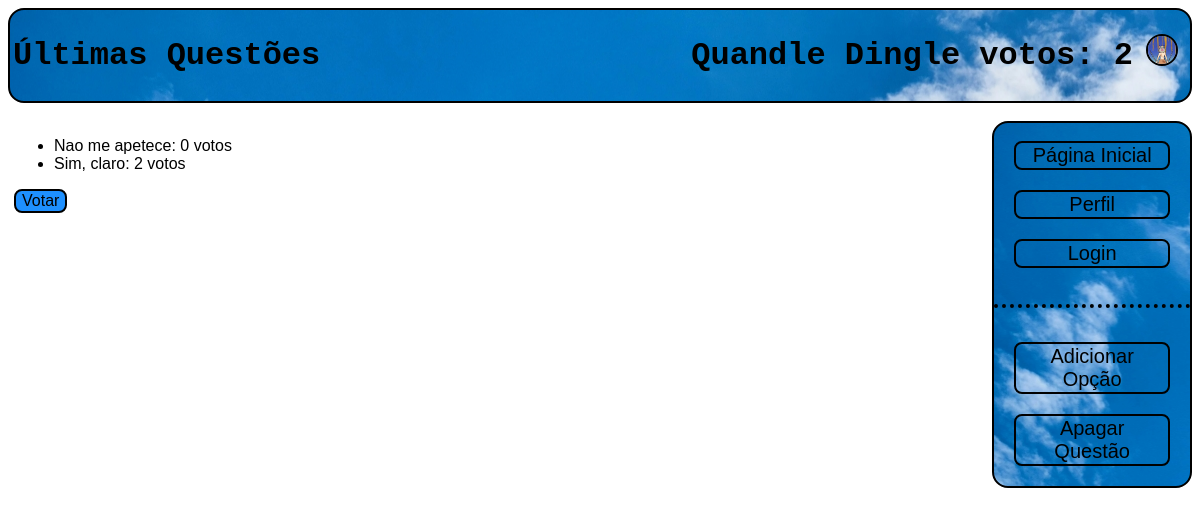
Screenshot of /votacao/1/resultados (signed in) with the database file from the repository.
### votacao/models.py (models this page shows, shortened)
class Aluno(models.Model):
    user = models.OneToOneField(User, on_delete=models.CASCADE)
    curso = models.CharField(max_length=100)
    votosmax = models.IntegerField()
    votos = models.IntegerField(default=0)
    profile_picture = models.CharField(max_length=100)

class Opcao(models.Model):
    questao = models.ForeignKey(Questao, on_delete=models.CASCADE)
    opcao_texto = models.CharField(max_length=200)
    votos = models.IntegerField(default=0)

### votacao/views.py (the view)
# urls.py: path('<int:questao_id>/resultados', views.resultados, name='resultados'),
def resultados(request, questao_id):
    questao = get_object_or_404(Questao, pk=questao_id)
    return render(request, 'votacao/resultados.html', {'questao': questao})

### votacao/templates/votacao/resultados.html (shortened to what this page needs)
<!DOCTYPE html>
<html>
{% extends "votacao/index.html" %}
{% block nav %}
        <br>
        <p class="dotdiv"> </p>
        <br>
        <a href="{% url 'votacao:criaropcao' questao.id %}"><button class="button1">Adicionar Opção</button></a>
        <br>
        <a href="{% url 'votacao:deletequestao' questao.id %}"><button class="button1">Apagar Questão</button></a>
{% endblock %}
{% block body %} <article> <body>
    <ul>
        {% for opcao in questao.opcao_set.all %}
        <li>{{ opcao.opcao_texto }}: {{ opcao.votos }} voto{{ opcao.votos|pluralize }}
        </li>
        {% endfor %}
    </ul>
    <a href="{% url 'votacao:detalhe' questao.id %}"><button class="button2">Votar</button></a>
</body> </article> {% endblock %}

### votacao/templates/votacao/index.html (shortened to what this page needs)
<!DOCTYPE html>
<html>
{% load static %}
<head>
    <link rel="stylesheet" type="text/css" href="{% static 'style.css' %}" />
</head>
<header>
    <h1> <table style="width: 100%">
        <th style="text-align: left; width: 40%">{% block header_title %} Últimas Questões{% endblock %}</th>
        <th style="text-align: right; width: 46%"> {% block header_name %}
            {% if request.user.is_authenticated %}
            {{ request.user}} votos: {{ request.user.aluno.votos }}
            {% else %}
            User
            {% endif %}
        {% endblock %} </th>
         <th style="text-align: center; width: 4%"> {% block profile_pic %}
            {% if request.user.is_authenticated %}
                {% if request.user.aluno.profile_picture %}
                <img style="border: 2px solid black; border-radius: 26px" width="28" height="28" src='{% static request.user.aluno.profile_picture %}'>
                {% else %}
                <img style="border: 2px solid black; border-radius: 26px" width="28" height="28" src='{% static "defaultpp.jpg" %}'>
                {% endif %}
            {% else %}
            <img style="border: 2px solid black; border-radius: 26px" width="28" height="28" src='{% static "defaultpp.jpg" %}'>
            {% endif %}
         {% endblock %} </th>
    </table> </h1>
</header>
<br>
<section>
    {% block body %}{% endblock %}
    <nav>
        <br>
        <a href="{% url 'votacao:index' %}"><button class="button1">Página Inicial</button></a>
        <br>
        <a href="{% url 'votacao:userPage' %}"><button class="button1">Perfil</button></a>
        <br>
        <a href="{% url 'votacao:loginPage' %}"><button class="button1">Login</button></a>
        {% block nav %} {% endblock %}
        <br>
    </nav>
</section>
</html>

### votacao/static/style.css (style rules this page uses)
header { background-image: url("sky.jpg"); border: 2px solid; border-radius: 16px; }
nav { -webkit-flex: 1; -ms-flex: 1; flex: 1; text-align: center; background-image: url("sky.jpg"); border: 2px solid; border-radius: 16px; }
section { display: -webkit-flex; display: flex; }
h1 { font-family: 'Courier New', sans-serif; }
article { -webkit-flex: 5; -ms-flex: 5; flex: 5; margin-left: 6px; }
body { font-size: 16px; font-family: 'HelveticaNeueLT Std', sans-serif; }
a:link, a:visited { width: 100%; color: dodgerblue; text-decoration: none; display: inline-block; }
.button1 { background-color: rgba(0,0,0,0); border-radius: 8px; border: 2px solid black; font-size: 20px; color: black; width: 80%; text-align: center; text-decoration: none; display: inline-block; transition-duration: 0.4s; cursor: inherit; margin-bottom: 20px; }
.button2 { background-color: dodgerblue; border-radius: 8px; border: 2px solid black; font-size: 16px; color: black; text-align: center; text-decoration: none; display: inline-block; transition-duration: 0.4s; cursor: inherit; }
.dotdiv { text-align: center; border-bottom: 4px black dotted; }
table { width: 100%; }

### rows the page displays
Opcao: opcao_texto "Nao me apetece", votos "0"
Opcao: opcao_texto "Sim, claro", votos "2"

### other values shown
{{ request.user }} "Quandle Dingle"
{{ request.user.aluno.votos }} "2"
